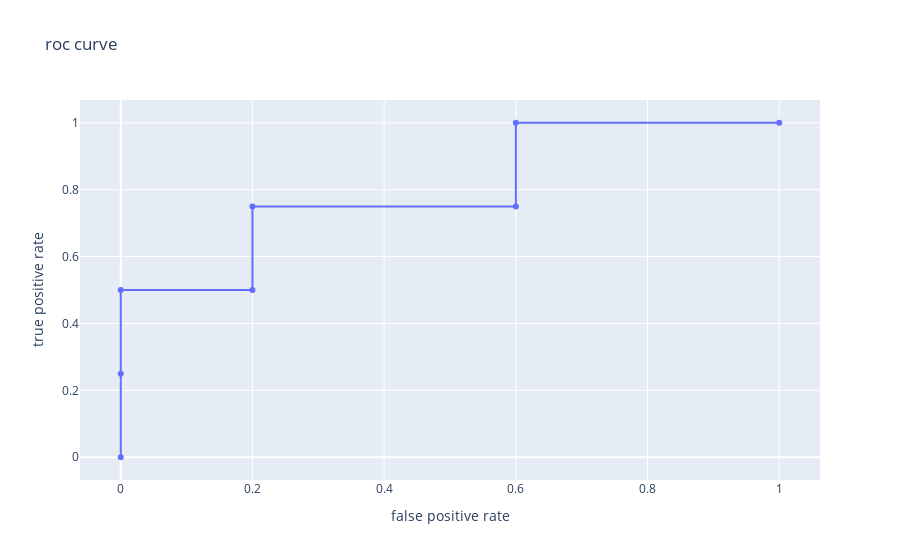

Notebook source saved alongside this figure:
### Markdown cell above
Compare this with the roc curve from the library.

### Code cell
from sklearn.metrics import roc_curve

fpr, tpr, thresholds = roc_curve(df['target'], df['score'])

go.Figure(go.Scatter(x = fpr, y = tpr), layout = layout)

### Figure 1 — Plotly figure (JSON) as saved in the notebook; plotly's stock layout.template omitted (floating-point values rounded to 4 significant figures)
{"data": [{"type": "scatter", "x": [0, 0, 0, 0.2, 0.2, 0.6, 0.6, 1], "y": [0, 0.25, 0.5, 0.5, 0.75, 0.75, 1, 1]}], "layout": {"autosize": true, "title": {"text": "roc curve"}, "xaxis": {"autorange": true, "range": [-0.06354, 1.064], "title": {"text": "false positive rate"}, "type": "linear"}, "yaxis": {"autorange": true, "range": [-0.07325, 1.073], "title": {"text": "true positive rate"}, "type": "linear"}}}
